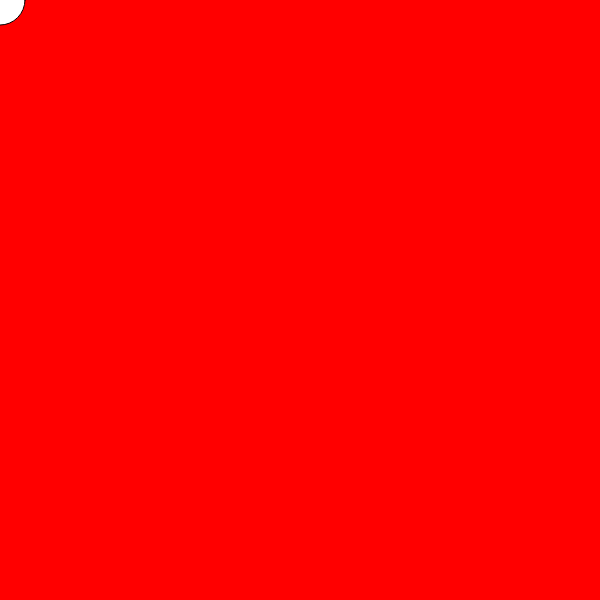
Frame 1 (no input)
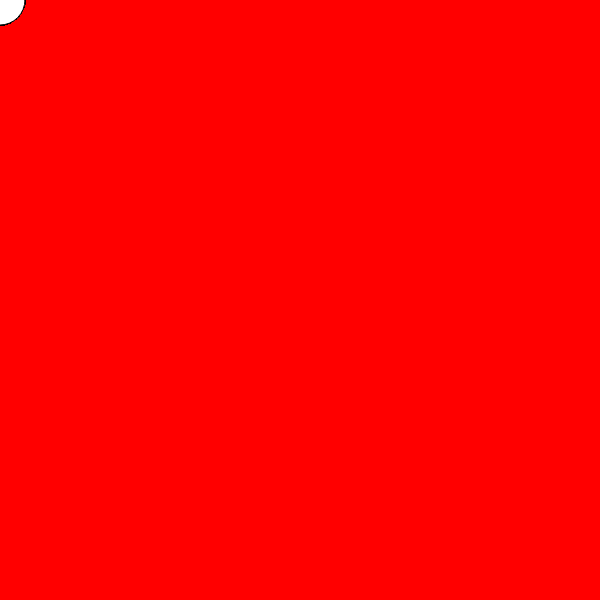
Frame 60 (no input)
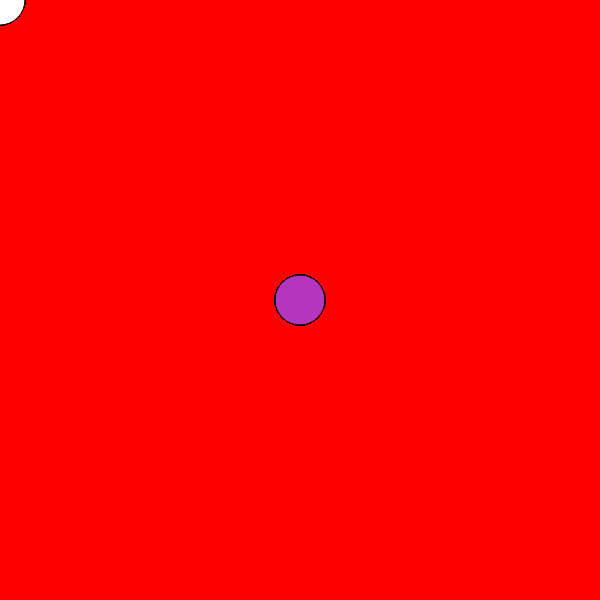
Frame 120 (the mouse pressed at the canvas centre since frame 60)

The p5.js sketch that drew these frames (run headless with seeded random() and noise() and a simulated clock; from frame 60 on, the mouse is pressed at the canvas centre):

// p5.js sketch
// ── sketch.js
var r = 255;
var g = 255;
var b = 255;

function setup() {
  createCanvas(600, 600);
  background(255, 0, 0); // draw red background
}

function draw() {
  fill(r, g, b);
  ellipse(mouseX, mouseY, 50, 50);
  
//  if(mouseIsPressed) {
//  r = random(255);
//  g = random(255);
//  b = random(255);
//  }
}

function mousePressed() {
  r = random(255);
  g = random(255);
  b = random(255);
}
